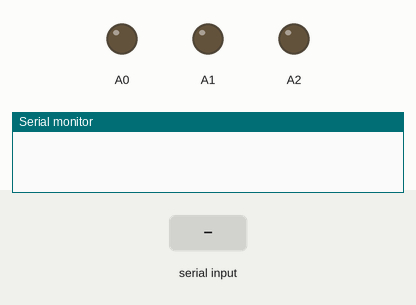
This sketch was run on a simulated Arduino Uno, built with avr-gcc and run on an emulated ATmega328P. Parts: output pins drawn as LEDs (lit = HIGH), the last lines printed to the serial monitor. Inputs (shaded band) come from the test bench.

Above: at 1.2 s.
1.3 s: "1" received over Serial
At 2.4 s:
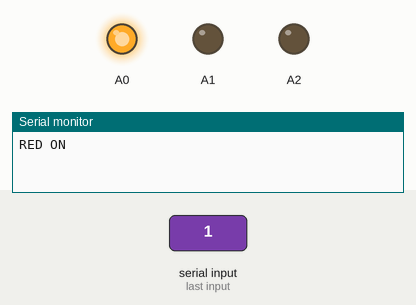
2.8 s: "2" received over Serial
At 3.6 s:
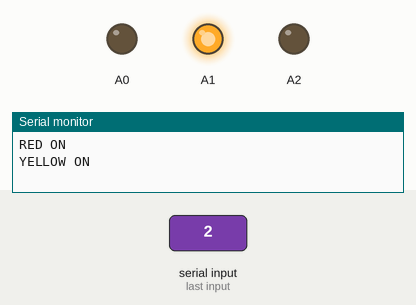
4.3 s: "3" received over Serial
At 4.7 s:
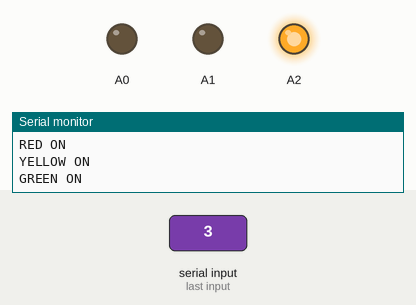
Timing chart, 0 to 7.3 s (numbered marks = the images above; inputs shaded):
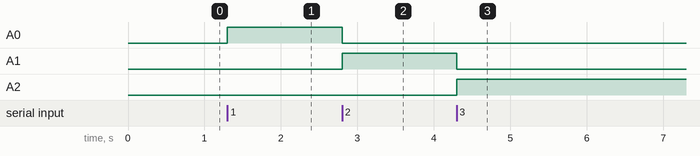

Measured:
- after the input at 1.3 s, A0: LOW → HIGH at once
- after the input at 2.8 s, A0: HIGH → LOW at once; A1: LOW → HIGH at once
- after the input at 4.3 s, A1: HIGH → LOW at once; A2: LOW → HIGH at once

The sketch:

TrafficLight.ino
```cpp
void RED_ON(){
  Serial.println("RED ON");
  digitalWrite(A0, HIGH);
  digitalWrite(A1, LOW);
  digitalWrite(A2, LOW);

}


void GRE_ON(){
  Serial.println("GREEN ON");
  digitalWrite(A0, LOW);
  digitalWrite(A2, HIGH);
  digitalWrite(A1, LOW);

}


void YEL_ON(){
  Serial.println("YELLOW ON");
  digitalWrite(A0, LOW);
  digitalWrite(A2, LOW);
  digitalWrite(A1, HIGH);

}


void LED_OFF(){
  Serial.println("LED OFF");
  digitalWrite(A0, LOW);
  digitalWrite(A2, LOW);
  digitalWrite(A1, LOW);
}


void setup() {
  Serial.begin(9600);
  pinMode(A0, OUTPUT);
  pinMode(A1, OUTPUT);
  pinMode(A2, OUTPUT);
}

int before = 0;
int after =0;

void loop() {
  if(Serial.available()){
    char in_data;
    in_data = Serial.read();

    if(in_data=='1'){ //빨강불on
      before=after;
      after=1;
      if (before !=after){
        RED_ON();
      }
    }
    else if(in_data=='2'){ //노란불on
      before=after;
      after=2;
      if (before !=after){
        YEL_ON();
      }
    }
    else if(in_data=='3'){ //초록불 on
      before=after;
      after=3;
      if (before !=after){
        GRE_ON();
      }

    }
    else if(in_data=='4'){
      LED_OFF();

    }
  }
}
```
